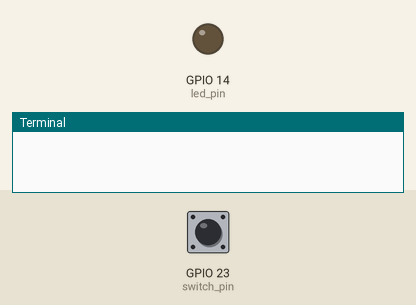
A program run on a simulated Raspberry Pi (BCM pin numbers). On the bench: output pins drawn as LEDs (lit = HIGH), the last lines printed to the terminal. The test bench sets the inputs (shaded band); at power-on: GPIO 23 (switch_pin) HIGH.

Above: at 1.2 s.
1.3 s: GPIO 23 (switch_pin) pulled LOW for 0.15 s
At 1.6 s:
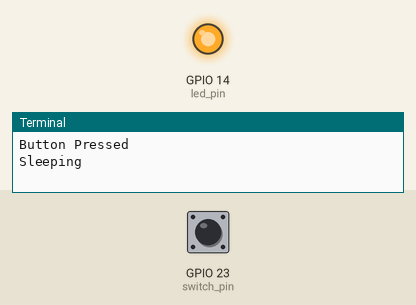
4.4 s: GPIO 23 (switch_pin) pulled LOW for 3.2 s
At 11.7 s:
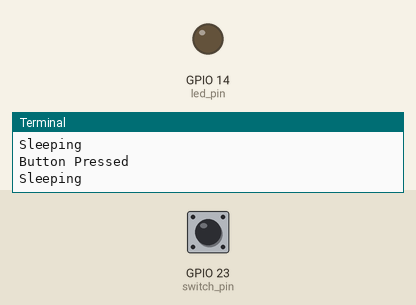
Timing chart, 0 to 13.2 s (numbered marks = the images above; inputs shaded):
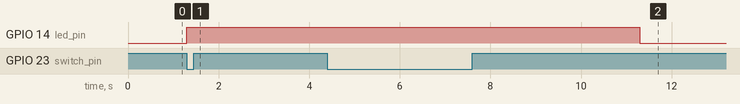

Measured:
- after the input at 1.3 s, GPIO 14 (led_pin): LOW → HIGH at once
- after the input at 4.4 s, GPIO 14 (led_pin): HIGH → LOW after 6.9 s instead of 1.9 s

The program:

light_test.py
```python
import RPi.GPIO as GPIO
import time

#configure
GPIO.setmode(GPIO.BCM)

led_pin = 14# where we plugged it in
GPIO.setup(led_pin, GPIO.OUT)

switch_pin = 23
GPIO.setup(switch_pin, GPIO.IN, pull_up_down=GPIO.PUD_UP)

# for brightness
#pwm_led = GPIO.PWM(led_pin, 500)
#pwm_led.start(100)

try:
	while True:
		#GPIO.output(led_pin, True) # LED on
		#time.sleep(0.5)
		#GPIO.output(led_pin, False) # LED off
		#time.sleep(0.5)

		#duty_s = input("Enter Brightness (0 to 100): ")
		#duty = int(duty_s)
		#pwm_led.ChangeDutyCycle(duty)
		#GPIO.input(led_pin, True)

		if GPIO.input(switch_pin) == False:
			print("Button Pressed")
			GPIO.output(led_pin, True)
			print("Sleeping")
			time.sleep(5)
			GPIO.output(led_pin, False)

finally:
	print("cleaning up")
	GPIO.cleanup()
```
